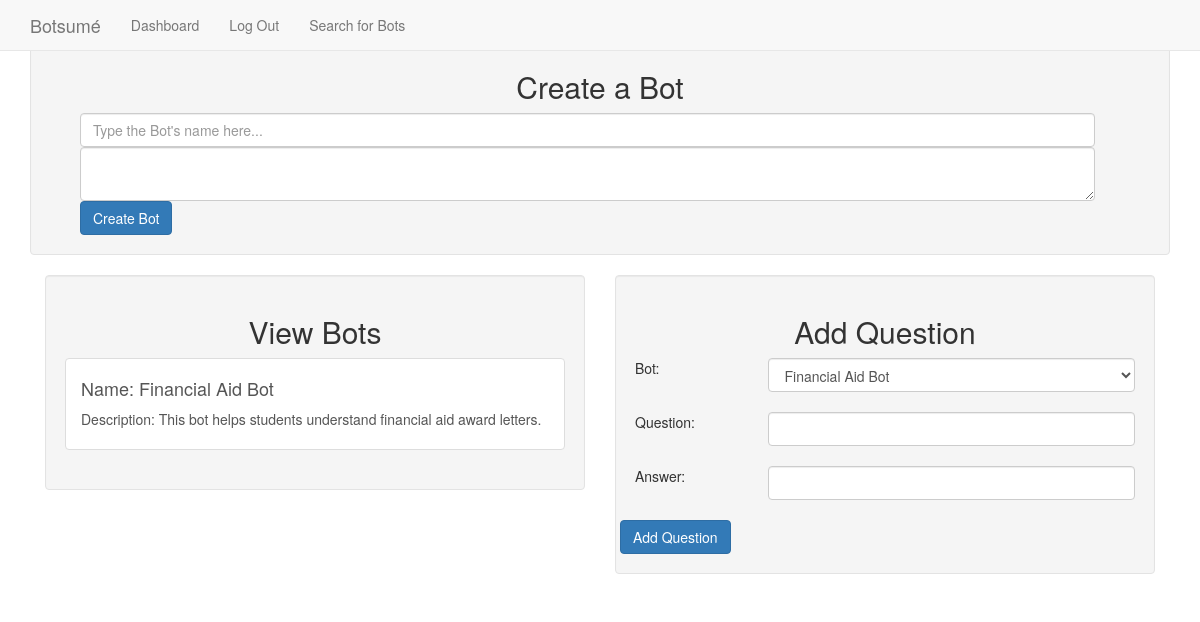
Screenshot of /dashboard.php (signed in) with the database file from the repository.
### tables this page shows
CREATE TABLE `bots` (
  `id` int(11) NOT NULL,
  `userid` text NOT NULL,
  `botname` text NOT NULL,
  `description` text NOT NULL,
  `botid` text NOT NULL,
  `imgsrc` text NOT NULL
);

### controller.php (called while the page is built, shortened)
<?php
class Controller
{
	public function view($view, $data = array())
	{
		require_once 'views/'.$view.'.php';
	}
}

### dashboard.php (called while the page is built, shortened)
<?php
	include "connect.php";
	$message = NULL;
	if (!isset($_SESSION['userid']))
	{
		header("Location: login.php");
	}
	else
	{
		$userid = $_SESSION['userid'];
	}
	$bot = $controller->model('bot');
	$conn = $controller->connect();
	$bots = $bot->getBots($conn, $userid);
	$controller->view('header');
	$controller->view('dashboard', $data = array('message'=>$message, 'bots'=>$bots));
?>

### models/bot.php (called while the page is built, shortened)
<?php
class Bot
{
	public function getBots($conn, $userid)
	{
		$getBots = mysqli_query($conn,"SELECT * FROM bots WHERE userid = '$userid'");
		$myBots = array();
		while ($row = mysqli_fetch_assoc($getBots))
		{
			array_push($myBots, $row);
		}
		return $myBots;
	}
}

### views/dashboard.php (the view, shortened to what this page needs)
<div class = "container" style = "padding-top: 30px;">
	<div class = "well">
		<h2 style = "text-align: center;">Create a Bot</h2>
		<form action = "" method = "POST" id = "botmaker">
			<div class = "container">
				<div class = "col-md-11">
					<input type = "text" name = "botname" class = "form-control" placeholder="Type the Bot's name here...">
				</div>
				<br>
				<div class = "col-md-11">
					<textarea name = "description" class = "form-control" placeholder="Type a description..." form="botmaker">
					</textarea>
				</div>
				<div class = "col-md-11">
					<button class = "btn btn-primary" name = "makebot">Create Bot</button>
				</div>
			</div>
		</form>
	</div>
</div>
<div class = "container">
	<div class = "col-md-6">
		<div class = "well">
			<h2 style = "text-align: center;">View Bots</h2>
			<div class = "list-group">
				<?php foreach ($data['bots'] as $bot) {?>
					<a class = "list-group-item" href = "botsume.php?id=<?php echo $bot['botid'];?>">
						<h4>Name: <?php echo $bot['botname'];?></h4>
						<p>Description: <?php echo $bot['description'];?></p>
					</a>
				<?php }?>
			</div>
		</div>
	</div>
	<div class = "col-md-6">
		<div class = "well">
			<h2 style = "text-align: center;">Add Question</h2>
			<form action = "" method = "POST">
				<div class = "row">
					<div class = "col-md-3">
						<p>Bot:</p>
					</div>
					<div class = "col-md-9">
						<select class = "form-control" name = "botid">
							<?php foreach ($data['bots'] as $bot) {?>
								<option value = "<?php echo $bot['botid'];?>"><?php echo $bot['botname'];?></option>
							<?php }?>
						</select>
					</div>
				</div>
				<br>
				<div class = "row">
					<div class = "col-md-3">
						<p>Question:</p>
					</div>
					<div class = "col-md-9">
						<input type = "text" name = "question" class = "form-control">
					</div>
				</div>
				<br>
				<div class = "row">
					<div class = "col-md-3">
						<p>Answer:</p>
					</div>
					<div class = "col-md-9">
						<input type = "text" name = "answer" class = "form-control">
					</div>
				</div>
				<br>
				<div class = "row">
					<button class = "btn btn-primary" name = "add">Add Question</button>
				</div>
			</form>
		</div>
	</div>
</div>

### rows the page displays
bots: botname "Financial Aid Bot", description "This bot helps students understand financial aid award letters."

### other values shown
form field botid "Financial Aid Bot"
